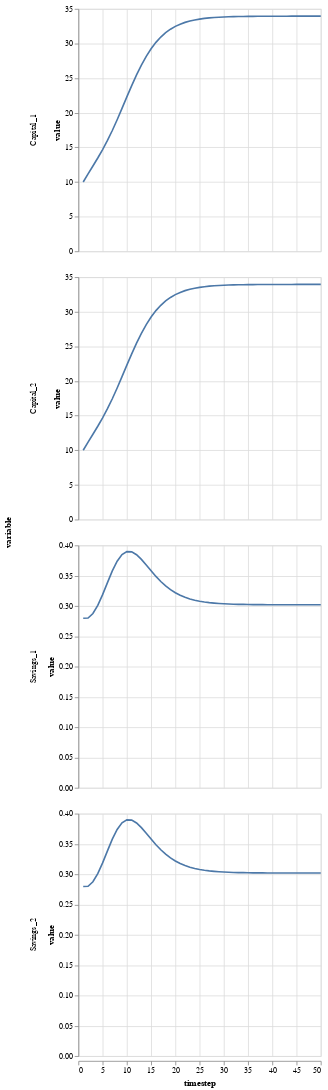

The code cell stored with this chart in its notebook:
### Markdown cell above
COMMENT: there's a warning popping up when using the get_table function (at least on my computer); does not seem to affect the graphs

### Code cell
get_table(simres1) |> @vlplot(:line, x=:timestep, y=:value, row="variable:n", resolve={scale={y=:independent}})

### Figure 1 — Vega-Lite specification as saved in the notebook (floating-point values rounded to 4 significant figures; data arrays with more than 128 entries replaced by an {"elided": "..."} marker saying what was removed)
{"data": {"values": {"elided": "200 records"}}, "encoding": {"row": {"field": "variable", "type": "nominal"}, "x": {"field": "timestep", "type": "quantitative"}, "y": {"field": "value", "type": "quantitative"}}, "mark": "line", "resolve": {"scale": {"y": "independent"}}}
